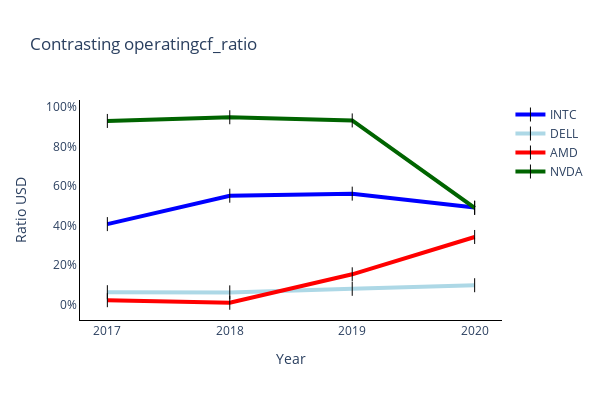

Source (notebook cell):
### Code cell
fig.show();

### Figure 1 — Plotly figure (JSON) as saved in the notebook; plotly's stock layout.template omitted (floating-point values rounded to 4 significant figures)
{"data": [{"line": {"color": "blue", "width": 4}, "marker": {"color": "black", "size": 10, "symbol": "line-ns-open"}, "mode": "lines+markers", "name": "INTC", "type": "scatter", "x": ["2017", "2018", "2019", "2020", "ttm"], "y": [0.4077, 0.5512, 0.5616, 0.4911]}, {"line": {"color": "lightblue", "width": 4}, "marker": {"color": "black", "size": 10, "symbol": "line-ns-open"}, "mode": "lines+markers", "name": "DELL", "type": "scatter", "x": ["2017", "2018", "2019", "2020", "ttm"], "y": [0.0637, 0.06266, 0.08074, 0.09886]}, {"line": {"color": "red", "width": 4}, "marker": {"color": "black", "size": 10, "symbol": "line-ns-open"}, "mode": "lines+markers", "name": "AMD", "type": "scatter", "x": ["2017", "2018", "2019", "2020", "ttm"], "y": [0.02322, 0.01033, 0.154, 0.3427]}, {"line": {"color": "darkgreen", "width": 4}, "marker": {"color": "black", "size": 10, "symbol": "line-ns-open"}, "mode": "lines+markers", "name": "NVDA", "type": "scatter", "x": ["2017", "2018", "2019", "2020", "ttm"], "y": [0.9289, 0.9476, 0.9315, 0.4893]}], "layout": {"height": 400, "plot_bgcolor": "white", "title": {"text": "Contrasting operatingcf_ratio"}, "width": 600, "xaxis": {"linecolor": "black", "showgrid": false, "showline": true, "title": {"text": "Year"}}, "yaxis": {"linecolor": "black", "showgrid": false, "showline": true, "tickformat": ",.0%", "title": {"text": "Ratio USD"}}}}
